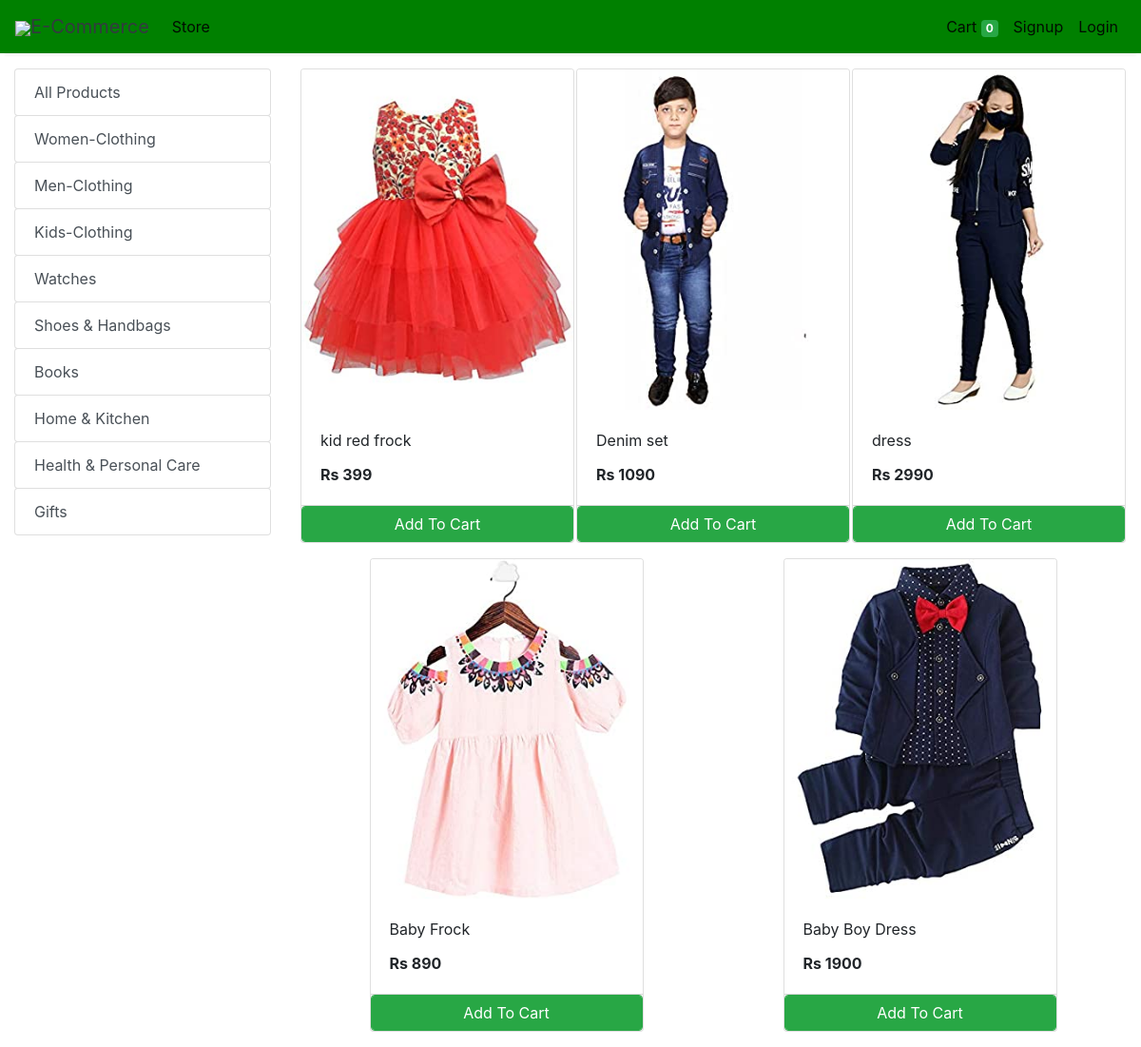
/store?category=24, run on an earlier commit of the app's database.
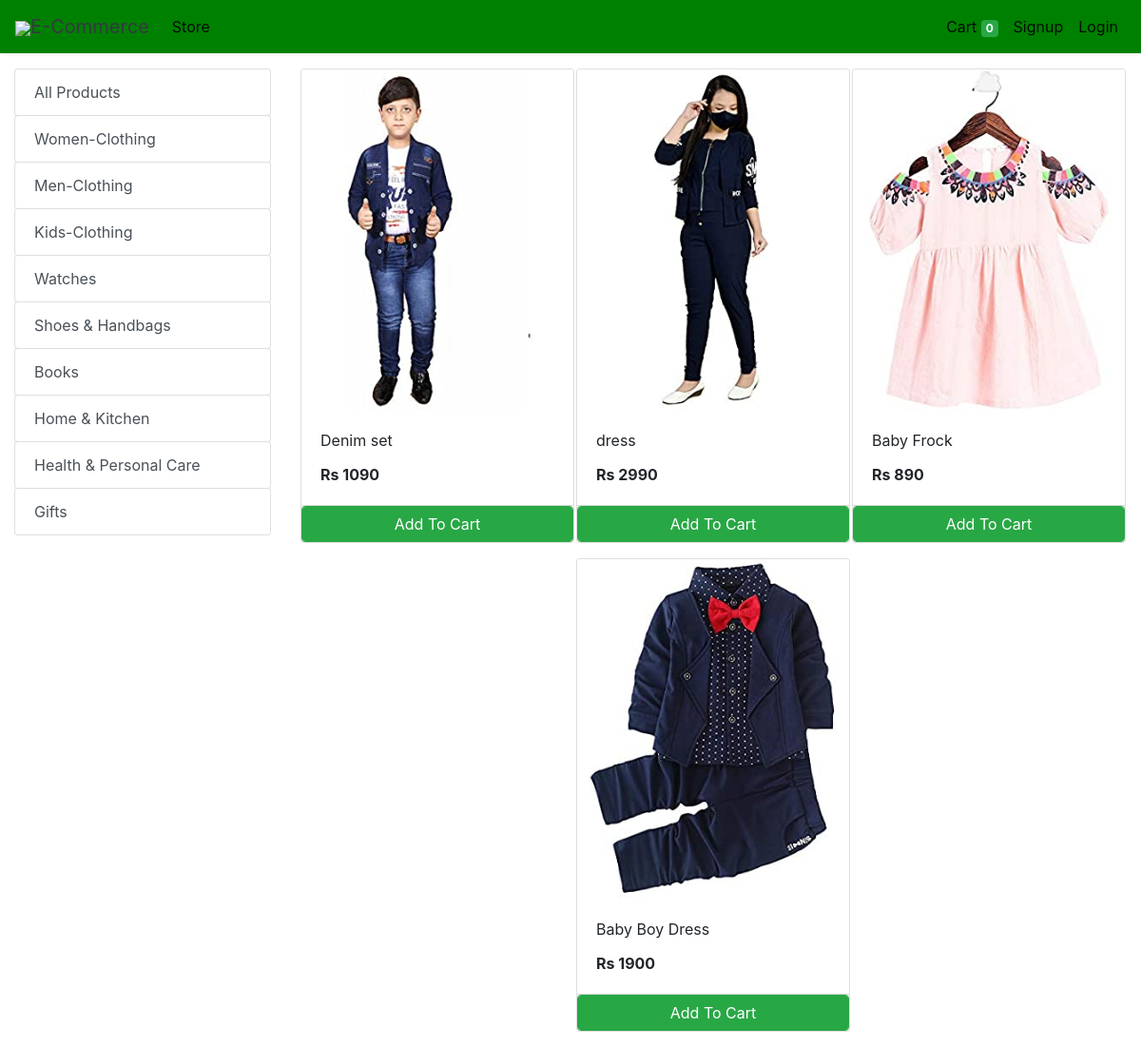
And on a later commit of the database.
### store/models/category.py (models this page shows, shortened)
class Category(models.Model):
    name= models.CharField(max_length=50)
    @staticmethod
    def get_all_categories():
        return Category.objects.all()

### store/models/product.py (models this page shows, shortened)
class Products(models.Model):
    name = models.CharField(max_length=60)
    price= models.IntegerField(default=0)
    category= models.ForeignKey(Category,on_delete=models.CASCADE,default=1 )
    description= models.CharField(max_length=250, default='', blank=True, null= True)
    image= models.ImageField(upload_to='uploads/products/')
    @staticmethod
    def get_all_products_by_categoryid(category_id):
        if category_id:
            return Products.objects.filter (category=category_id)
        else:
            return Products.get_all_products();

### store/views/home.py (the view)
# urls.py: path('' , include('store.urls'))
def store(request):
    cart = request.session.get('cart')
    if not cart:
        request.session['cart'] = {}
    products = None
    categories = Category.get_all_categories()
    categoryID = request.GET.get('category')
    if categoryID:
        products = Products.get_all_products_by_categoryid(categoryID)
    else:
        products = Products.get_all_products();
    data = {}
    data['products'] = products
    data['categories'] = categories
    print('you are : ', request.session.get('email'))
    return render(request, 'index.html', data)

### store/templatetags/cart.py (called while the page is built)
@register.filter (name='is_in_cart')
def is_in_cart(product, cart):
    keys = cart.keys ()
    for id in keys:
        if int (id) == product.id:
            return True
    return False;

### store/templatetags/custom_filter.py (called while the page is built)
@register.filter(name='currency')
def currency(number):
    return "Rs "+str(number)

### store/templates/index.html (shortened to what this page needs)
{% extends 'base.html' %}
{% block content %}
{% load cart %}
{% load custom_filter %}
<div class="container-fluid mt-3">
	<div class="row">
		<div class="col-lg-3 mx-auto">
			<div class="list-group">
				<a href="/" class="list-group-item list-group-item-action btn btn-outline-success">All Products</a>
				{% for category in categories %}
				<a href="/?category={{category.id}}"
					class="list-group-item list-group-item-action btn btn-outline-success ">{{category.name}}</a>
				{% endfor %}
			</div>
		</div>
		<div id='products' class="col-lg-9 mx-auto">
			<div class="row mx-auto">
				{% for product in products %}
				<div class="card mx-auto mb-3" id={{product.id}} style="width: 18rem;">
					<img class="card-img-top" src="{{product.image.url}}" alt="Card image cap">
					<div class="card-body">
						<p class="card-title">{{product.name}}</p>
						<p class="card-text"><b>{{product.price|currency}}</b></p>
					</div>
					<div class="card-footer p-0 no-gutters">
						{% if product|is_in_cart:request.session.cart %}
						<div class="row no-gutters">
							<form action="/#{{product.id}}" class="col-2 " method="post">
								{% csrf_token %}
								<input hidden type="text" name='product' value='{{product.id}}'>
								<input hidden type="text" name='remove' value='True'>
								<input type="submit" value=" - " class="btn btn-block btn-success border-right">
							</form>
							<div class="text-center col btn btn-success">{{product|cart_quantity:request.session.cart}} in Cart</div>
							<form action="/#{{product.id}}" class="col-2 " method="post">
								{% csrf_token %}
								<input hidden type="text" name='product' value='{{product.id}}'>
								<input type="submit" value=" + " class="btn btn-block btn-success border-left">
							</form>
						</div>
						{% else %}
						<form action="/#{{product.id}}" method="POST" class="btn-block">
							<input type="submit" class="float-right btn btn-success form-control"
								value="Add To Cart">
						</form>
						{% endif %}
					</div>
				</div>
				{% endfor %}
			</div>
		</div>
	</div>
</div>
{% endblock %}

What changed in the data, as far as the page shows it:
removed Products: image (picture), name "kid red frock", price "Rs 399"
